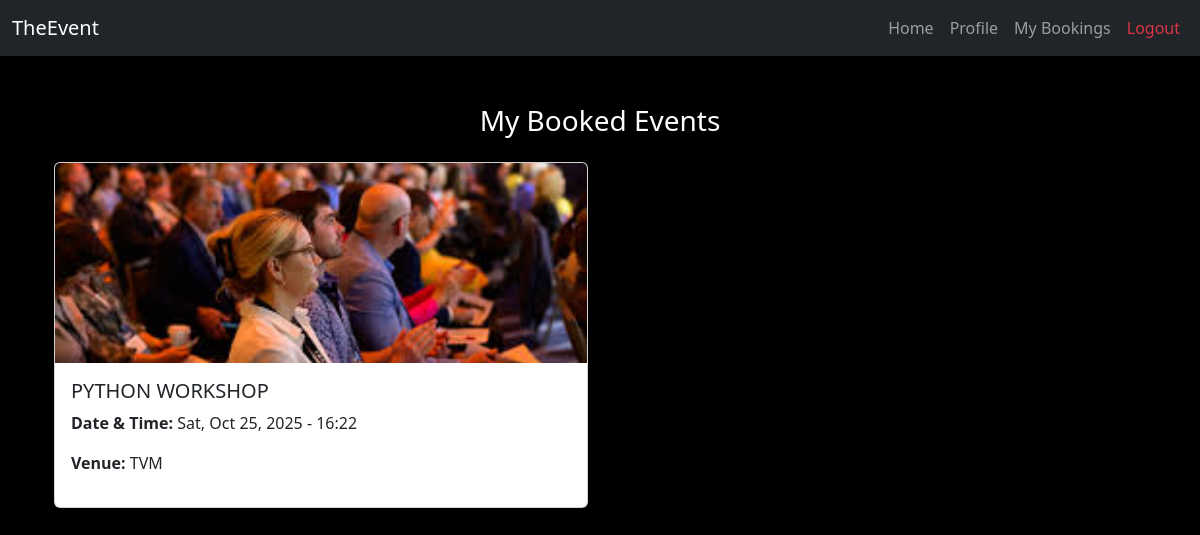
/mybookings/ (signed in), run on the app's committed database.
### app/models.py (models this page shows, shortened)
class Booking(models.Model):
    user = models.ForeignKey(User, on_delete=models.CASCADE, null=True, blank=True)
    name = models.CharField(max_length=100)
    email = models.EmailField()
    event = models.ForeignKey(Event, on_delete=models.CASCADE, related_name='bookings')
    booking_date = models.DateTimeField(default=timezone.now)
    is_cancelled = models.BooleanField(default=False)
    seats_booked = models.PositiveIntegerField(default=1)
    class Meta:
        unique_together = ('email', 'event')

class Event(models.Model):
    title = models.CharField(max_length=255)
    image = models.ImageField(upload_to='event_images/', null=True, blank=True)
    description = models.TextField()
    datetime = models.DateTimeField()
    venue = models.CharField(max_length=255)
    capacity = models.IntegerField()
    regdead = models.DateTimeField()

### app/views.py (the view)
# urls.py: path('mybookings/', views.my_bookings, name='mybookings'),
def my_bookings(request):
    email = request.session.get('email')
    if not email:
        return redirect('login')
    bookings = Booking.objects.filter(email=email).select_related('event').order_by('-booking_date')
    return render(request, 'mybookings.html', {'bookings': bookings})

### templates/mybookings.html (shortened to what this page needs)
{% extends 'base.html' %}
{% block nav_extras %}
    <li class="nav-item">
        <a class="nav-link" href="{% url 'userviewevent' %}">Home</a>
    </li>
    <li class="nav-item">
        <a class="nav-link" href="{% url 'profile' %}">Profile</a>
    </li>
    <li class="nav-item">
        <a class="nav-link" href="{% url 'mybookings' %}">My Bookings</a>
    </li>
    <li class="nav-item">
        <a class="nav-link text-danger" href="{% url 'logout' %}">Logout</a>
    </li>
{% endblock %}
{% block content %}
<div class="container mt-5">
    <h3 class="mb-4 text-center">My Booked Events</h3>
    {% if bookings %}
        <div class="row">
            {% for booking in bookings %}
                <div class="col-md-6 mb-4">
                    <div class="card shadow-sm">
                        <img src="{{ booking.event.image.url }}" class="card-img-top" alt="{{ booking.event.title }}" style="height: 200px; object-fit: cover;">
                        <div class="card-body">
                            <h5 class="card-title">{{ booking.event.title }}</h5>
                            <p><strong>Date & Time:</strong> {{ booking.event.datetime|date:"D, M j, Y - H:i" }}</p>
                            <p><strong>Venue:</strong> {{ booking.event.venue }}</p>
                        </div>
                    </div>
                </div>
            {% endfor %}
        </div>
    {% else %}
        <div class="alert alert-info text-center">You haven't booked any events yet.</div>
    {% endif %}
</div>
{% endblock %}

### templates/base.html (style rules this page uses)
body { background-color: #000; color: #fff; }
.container { margin-top: 30px; }

### data on the page
Booking: event.image (picture), event "PYTHON WORKSHOP", event.datetime "Sat, Oct 25, 2025 - 16:22", event.venue "TVM"
